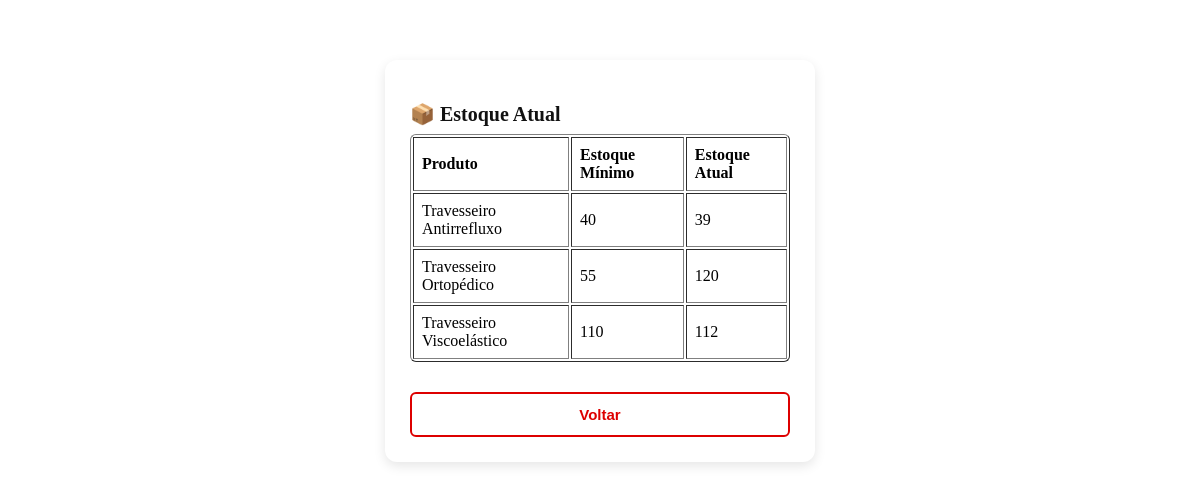
/estoque.php (signed in), run on the app's committed database.
### tables this page shows
CREATE TABLE `produtos` (
  `id` int(11) NOT NULL,
  `nome` varchar(100) NOT NULL,
  `estoque_min` int(11) NOT NULL,
  `estoque_atual` int(11) NOT NULL
);

### estoque.php (the view, shortened to what this page needs)
<?php
require 'conexao.php';
$result = $conn->query("SELECT nome, estoque_min, estoque_atual FROM produtos ORDER BY nome ASC");
?>
<!DOCTYPE html>
<html>
<head>
    <link rel="stylesheet" href="style.css">
</head>
<body>
    <div class="login-container">
        <h2>📦 Estoque Atual</h2>
        <table border="1" width="100%" cellpadding="8" style="background:#fff;border-radius:6px;">
            <tr><th>Produto</th><th>Estoque Mínimo</th><th>Estoque Atual</th></tr>
            <?php while($row = $result->fetch_assoc()): ?>
            <tr>
                <td><?= htmlspecialchars($row['nome']) ?></td>
                <td><?= intval($row['estoque_min']) ?></td>
                <td><?= intval($row['estoque_atual']) ?></td>
            </tr>
            <?php endwhile; ?>
        </table>
        <br>
        <a href="dashboard.php"><button class="btn-branco" type="button">Voltar</button></a>
    </div>
</body>
</html>

### style.css (style rules this page uses)
.login-container { max-width: 380px; margin: 60px auto; padding: 25px; background: #fff; border-radius: 12px; box-shadow: 0 4px 12px rgba(0,0,0,0.1); text-align: left; }
.login-container h2 { font-size: 20px; margin-bottom: 8px; color: #111; }
.btn-branco { width: 100%; padding: 12px; background: white; color: #d00; font-weight: bold; border: 2px solid #d00; border-radius: 6px; cursor: pointer; margin-top: 12px; font-size: 15px; }

### data on the page
produtos: nome "Travesseiro Antirrefluxo", estoque_min "40", estoque_atual "39"
produtos: nome "Travesseiro Ortopédico", estoque_min "55", estoque_atual "120"
produtos: nome "Travesseiro Viscoelástico", estoque_min "110", estoque_atual "112"
